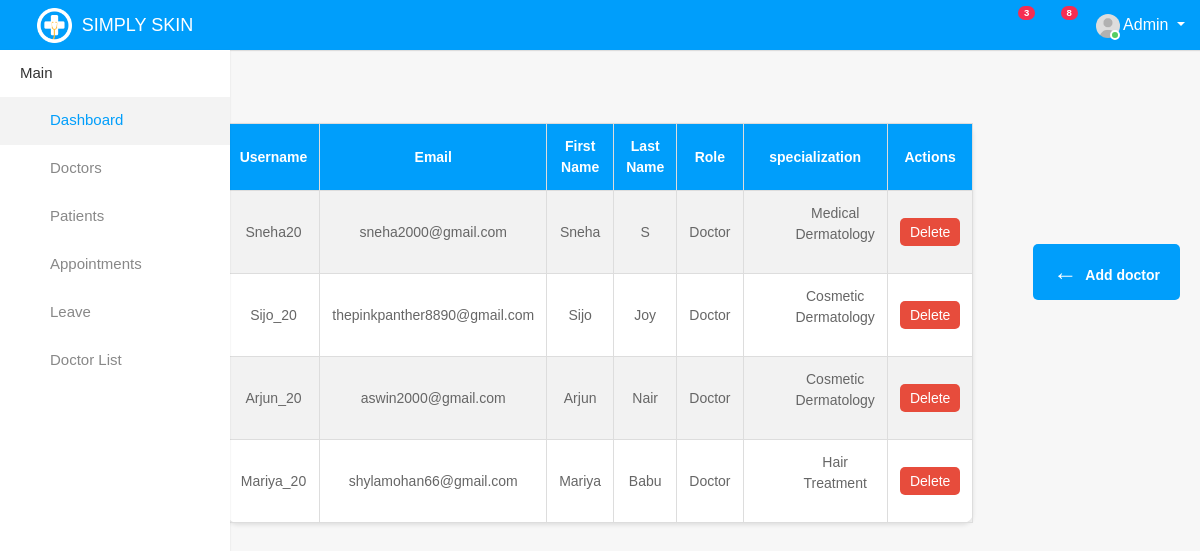
/doctor-list.html, run on the app's committed database.
### skin_app/models.py (models this page shows, shortened)
class CustomUser(AbstractUser):
    role = models.CharField(max_length=100, default="")
    first_name = models.CharField(max_length=100)
    last_name = models.CharField(max_length=100, blank=True, null=True)
    gender_choices = [
        ('male', 'Male'),
        ('female', 'Female'),
        ('other', 'Other'),
    ]
    gender = models.CharField(max_length=6, choices=gender_choices, blank=True)

class Specializations(models.Model):
    user = models.ForeignKey(CustomUser, on_delete=models.CASCADE, related_name='specializations')
    options = [
        ('medical_dermatology', 'Medical Dermatology'),
        ('cosmetic_dermatology', 'Cosmetic Dermatology'),
        ('laser_dermatology', 'Laser Dermatology'),
        ('hair_treatment', 'Hair Treatment'),
    ]
    specializations = models.CharField(max_length=100, choices=options,blank=True)

### skin_app/views.py (the view)
# urls.py: path('doctor-list.html', doctor_list, name='doctor-list'),
def doctor_list(request):
    query = request.GET.get('q')  # Get the search query from the URL parameter 'q'
    if query:
        doctors = CustomUser.objects.filter(role='Doctor', first_name__istartswith=query).prefetch_related('specializations')
    else:
        doctors = CustomUser.objects.filter(role='Doctor').prefetch_related('specializations')
    return render(request, 'doctor-list.html', {'users': doctors, 'query': query})

### templates/doctor-list.html (shortened to what this page needs)
{% load static %}
<!DOCTYPE html>
<html lang="en">
<head>
    <link rel="stylesheet" type="text/css" href="{% static 'assets1/css/bootstrap.min.css'%}">
    <link rel="stylesheet" type="text/css" href="{% static 'assets1/css/font-awesome.min.css'%}">
    <link rel="stylesheet" type="text/css" href="{% static 'assets1/css/style.css'%}">
</head>
<body>
    <div class="main-wrapper">
        <div class="header">
			<div class="header-left">
				<a href="index-2.html" class="logo">
					<img src="{% static 'assets1/img/logo.png'%}" width="35" height="35" alt=""> <span>SIMPLY SKIN</span>
				</a>
			</div>
			<a id="toggle_btn" href="javascript:void(0);"><i class="fa fa-bars"></i></a>
            <ul class="nav user-menu float-right">
                <li class="nav-item dropdown d-none d-sm-block">
                    <a href="#" class="dropdown-toggle nav-link" data-toggle="dropdown"><i class="fa fa-bell-o"></i> <span class="badge badge-pill bg-danger float-right">3</span></a>
                </li>
                <li class="nav-item dropdown d-none d-sm-block">
                    <a href="javascript:void(0);" id="open_msg_box" class="hasnotifications nav-link"><i class="fa fa-comment-o"></i> <span class="badge badge-pill bg-danger float-right">8</span></a>
                </li>
                    <li class="nav-item dropdown has-arrow">
                        <a href="#" class="dropdown-toggle nav-link user-link" data-toggle="dropdown">
                            <span class="user-img">
                                <img class="rounded-circle" src="{% static '/assets1/img/user.jpg'%}" width="24" alt="Admin">
                                <span class="status online"></span>
                            </span>
                            <span>Admin</span>
                        </a>
                    </li>
            </div>
        </div>
        <div class="sidebar" id="sidebar">
            <div class="sidebar-inner slimscroll">
                <div id="sidebar-menu" class="sidebar-menu">
                    <ul>
                        <li class="menu-title">Main</li>
                        <li class="active">
                            <a href="indexadmin.html"><i class="fa fa-dashboard"></i> <span>Dashboard</span></a>
                        </li>
						<li id="doctor_button">
                            <a href="doctor-list.html"><i class="fa fa-user-md"></i> <span>Doctors</span></a>
                        </li>
                        <li>
                            <a href="user_list.html"><i class="fa fa-wheelchair"></i> <span>Patients</span></a>
                        </li>
                        <li>
                            <a href="{% url 'appointment_li' %}">
                                <i class="fa fa-calendar"></i>
                                <span>Appointments</span>
                            </a>
                        </li>
                        <li>
                            <a href="admin_dashboard.html"><i class="fa fa-calendar-check-o"></i> <span>Leave</span></a>
                        </li>
                        <li>
                            <a href="doctorprofile_list.html"><i class="fa fa-hospital-o"></i> <span>Doctor List</span></a>
                        </li>
                            </ul>
                </div>
            </div>
        </div>
<body>
    <a class="add-button" id="add-buttons" href="add-doctor.html">Add doctor</a>
    <table id="doctor-table">
        <thead>
            <tr>
                <th>Username</th>
                <th>Email</th>
                <th>First Name</th>
                <th>Last Name</th>
                <th>Role</th>
                <th>specialization</th>
                <th>Actions</th>
            </tr>
        </thead>
        <tbody>
            <form method="GET" action="{% url 'doctor-list' %}">
                <br><br><br>
            {% for user in users %}
                {% if user.role == 'Doctor' %}
                    <tr>
                        <td>{{ user.username }}</td>
                        <td>{{ user.email }}</td>
                        <td>{{ user.first_name }}</td>
                        <td>{{ user.last_name }}</td>
                        <td>{{ user.role }}</td>
                        <td>
                            {% if user.specializations.all %}
                                <ul>
                                    {% for specialization in user.specializations.all %}
                                        {{ specialization.get_specializations_display }}
                                    {% endfor %}
                                </ul>
                            {% else %}
                                No specializations found.
                            {% endif %}
                        </td>
                        <td>
                            <a class="delete-button" id="delete-button" href="{% url 'delete-doctor' user.id %}">Delete</a>
                        </td>
                    </tr>
              {% endif %}
            {% endfor %}
        </tbody>
    </table>
</body>
</html>

### templates/doctor-list.html (style rules this page uses)
body { font-family: Arial, sans-serif; background-color: #f7f7f7; margin: 0; padding: 0; }
.add-button { background-color: #009efb; color: #fff; padding: 10px 20px; border: none; border-radius: 5px; cursor: pointer; text-decoration: none; font-weight: bold; position: absolute; bottom: 500px; right: 20px; }
.back-button::before, .add-button::before { content: "←"; font-size: 24px; margin-right: 8px; }
table { width: 50%; margin: 60px auto; border-collapse: collapse; background-color: #fff; box-shadow: 0 2px 4px rgba(0, 0, 0, 0.1); border-radius: 10px; }
th, td { border: 1px solid #ddd; text-align: left; padding: 12px; text-align: center; font-size: small; font-size: 14px; }
th { background-color: #009efb; color: #fff; }
tr:nth-child(even) { background-color: #f2f2f2; }
.delete-button { background-color: #e74c3c; color: #fff; padding: 6px 10px; border: none; border-radius: 5px; cursor: pointer; text-decoration: none; }

### data on the page
CustomUser: username "Sneha20", email "sneha2000@gmail.com", first_name "Sneha", last_name "S", role "Doctor"
Specializations: specializations "Medical Dermatology"
CustomUser: username "Sijo_20", email "thepinkpanther8890@gmail.com", first_name "Sijo", last_name "Joy", role "Doctor"
Specializations: specializations "Cosmetic Dermatology"
CustomUser: username "Arjun_20", email "aswin2000@gmail.com", first_name "Arjun", last_name "Nair", role "Doctor"
Specializations: specializations "Cosmetic Dermatology"
CustomUser: username "Mariya_20", email "shylamohan66@gmail.com", first_name "Mariya", last_name "Babu", role "Doctor"
Specializations: specializations "Hair Treatment"
